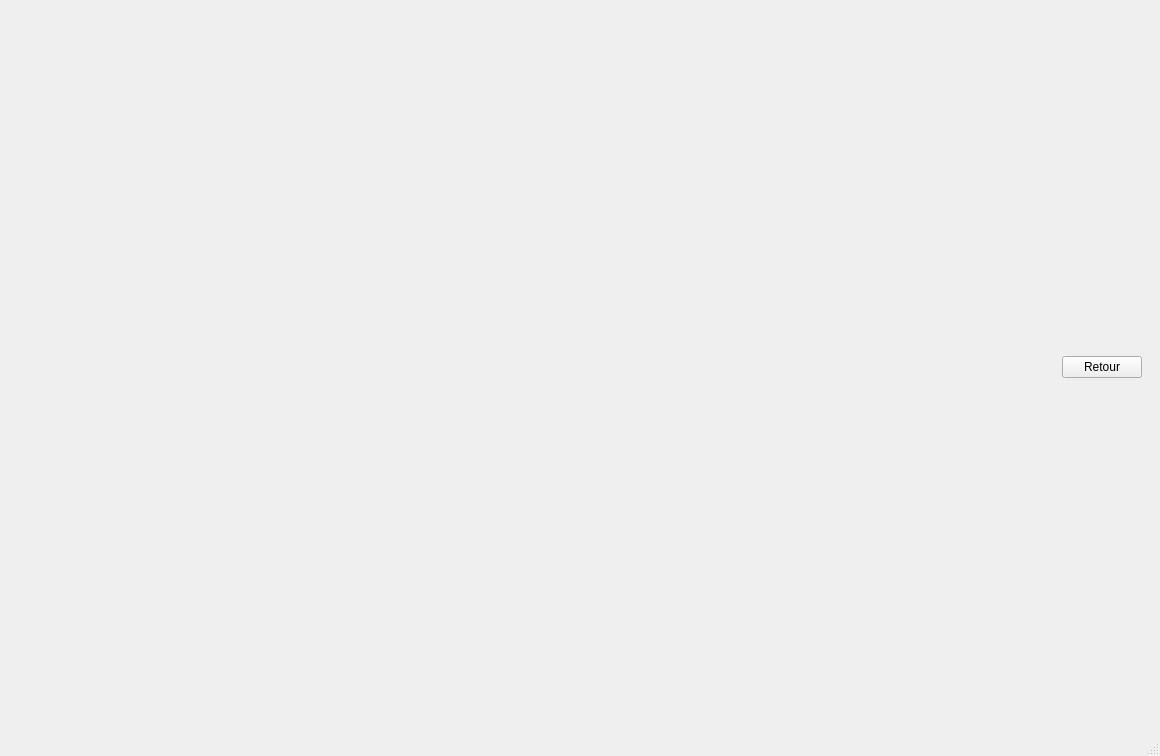
<?xml version="1.0" encoding="UTF-8"?>
<ui version="4.0">
 <class>MainWindow</class>
 <widget class="QMainWindow" name="MainWindow">
  <property name="geometry">
   <rect>
    <x>0</x>
    <y>0</y>
    <width>1160</width>
    <height>756</height>
   </rect>
  </property>
  <property name="windowTitle">
   <string>MainWindow</string>
  </property>
  <widget class="QWidget" name="centralwidget">
   <layout class="QVBoxLayout" name="verticalLayout_2">
    <item>
     <widget class="QStackedWidget" name="pages">
      <property name="currentIndex">
       <number>1</number>
      </property>
      <widget class="QWidget" name="page_5">
       <layout class="QHBoxLayout" name="horizontalLayout_2">
        <item>
         <layout class="QVBoxLayout" name="verticalLayout_3">
          <item>
           <layout class="QHBoxLayout" name="horizontalLayout">
            <item>
             <spacer name="horizontalSpacer">
              <property name="orientation">
               <enum>Qt::Horizontal</enum>
              </property>
              <property name="sizeHint" stdset="0">
               <size>
                <width>48</width>
                <height>20</height>
               </size>
              </property>
             </spacer>
            </item>
            <item>
             <layout class="QVBoxLayout" name="verticalLayout">
              <item>
               <widget class="QPushButton" name="Bouton_jouer">
                <property name="sizePolicy">
                 <sizepolicy hsizetype="Minimum" vsizetype="Fixed">
                  <horstretch>0</horstretch>
                  <verstretch>0</verstretch>
                 </sizepolicy>
                </property>
                <property name="minimumSize">
                 <size>
                  <width>200</width>
                  <height>20</height>
                 </size>
                </property>
                <property name="text">
                 <string>Jouer </string>
                </property>
               </widget>
              </item>
              <item>
               <widget class="QPushButton" name="Boutton_score">
                <property name="enabled">
                 <bool>true</bool>
                </property>
                <property name="text">
                 <string>Score</string>
                </property>
               </widget>
              </item>
              <item>
               <widget class="QPushButton" name="Boutton_regle">
                <property name="text">
                 <string>Règles</string>
                </property>
               </widget>
              </item>
             </layout>
            </item>
            <item>
             <spacer name="horizontalSpacer_2">
              <property name="orientation">
               <enum>Qt::Horizontal</enum>
              </property>
              <property name="sizeHint" stdset="0">
               <size>
                <width>40</width>
                <height>20</height>
               </size>
              </property>
             </spacer>
            </item>
           </layout>
          </item>
          <item>
           <widget class="QPushButton" name="Boutton_Quitter">
            <property name="text">
             <string>Quitter</string>
            </property>
           </widget>
          </item>
         </layout>
        </item>
       </layout>
      </widget>
      <widget class="QWidget" name="page_6">
       <layout class="QHBoxLayout" name="horizontalLayout_4">
        <item>
         <layout class="QHBoxLayout" name="horizontalLayout_3">
          <item>
           <spacer name="horizontalSpacer_3">
            <property name="orientation">
             <enum>Qt::Horizontal</enum>
            </property>
            <property name="sizeHint" stdset="0">
             <size>
              <width>40</width>
              <height>20</height>
             </size>
            </property>
           </spacer>
          </item>
          <item>
           <widget class="QPushButton" name="Boutton_Retour_regle">
            <property name="text">
             <string>Retour</string>
            </property>
           </widget>
          </item>
         </layout>
        </item>
       </layout>
      </widget>
     </widget>
    </item>
   </layout>
  </widget>
  <widget class="QStatusBar" name="statusbar"/>
 </widget>
 <resources/>
 <connections/>
</ui>
